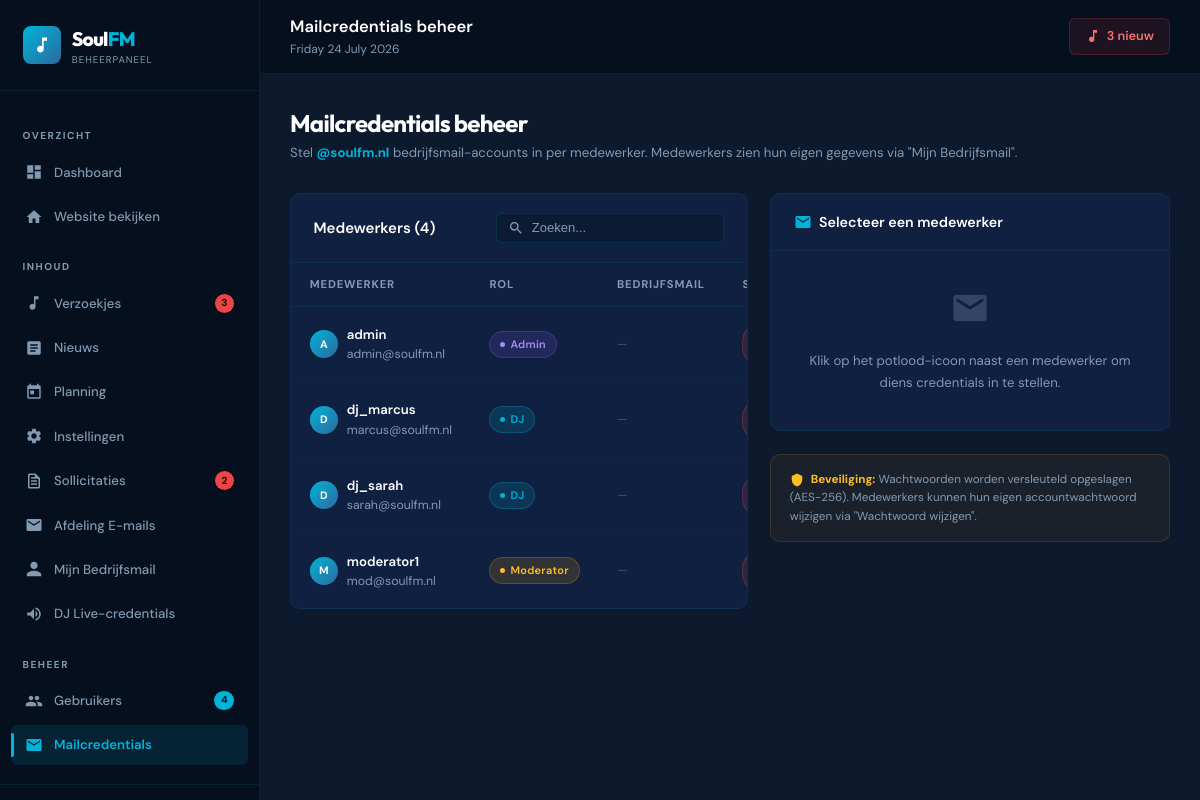
The page /admin/mail-beheer.php (signed in) on the database its author committed.
### tables this page shows
CREATE TABLE IF NOT EXISTS users (
    id INT AUTO_INCREMENT PRIMARY KEY,
    username VARCHAR(50) NOT NULL UNIQUE,
    email VARCHAR(100) NOT NULL UNIQUE,
    password_hash VARCHAR(255) NOT NULL,
    role ENUM(
        'admin',
        'dj',
        'dj_hoofd',
        'administratie',
        'administratie_hoofd',
        'evenementen',
        'evenementen_hoofd',
        'redactie',
        'redactie_hoofd',
        'content',
        'content_hoofd',
        'marketing',
        'marketing_hoofd',
        'moderator',
        'listener'
    ) NOT NULL DEFAULT 'listener',
    avatar VARCHAR(255) DEFAULT NULL,
    active TINYINT(1) NOT NULL DEFAULT 1,
    created_at DATETIME NOT NULL DEFAULT CURRENT_TIMESTAMP,
    last_login DATETIME DEFAULT NULL
);

### includes/db.php (called while the page is built, shortened)
<?php
$_pdo_instance = null;
function getPDO(): PDO {
    global $_pdo_instance;
    if ($_pdo_instance === null) {
        $dsn = 'mysql:host=' . DB_HOST . ';dbname=' . DB_NAME . ';charset=' . DB_CHARSET;
        $options = [
            PDO::ATTR_ERRMODE            => PDO::ERRMODE_EXCEPTION,
            PDO::ATTR_DEFAULT_FETCH_MODE => PDO::FETCH_ASSOC,
            PDO::ATTR_EMULATE_PREPARES   => false,
        ];
        try {
            $_pdo_instance = new PDO($dsn, DB_USER, DB_PASS, $options);
        } catch (PDOException $e) {
            error_log('Database connection failed: ' . $e->getMessage());
            die('<div style="font-family:sans-serif;padding:2rem;background:#fee;border:1px solid #f00;margin:2rem;border-radius:8px;">
                <h2>Database verbinding mislukt</h2>
                <p>Controleer de database instellingen in includes/config.php</p>
                <p><small>' . htmlspecialchars($e->getMessage()) . '</small></p>
            </div>');
        }
    }
    return $_pdo_instance;
}

### includes/functions.php (called while the page is built, shortened)
<?php
require_once __DIR__ . '/db.php';
function getAllUsersWithMailStatus(): array {
    try {
        return getPDO()->query('
            SELECT u.id, u.username, u.email, u.role, u.active,
                   mc.mail_address,
                   mc.updated_at AS mail_updated_at,
                   IF(mc.id IS NOT NULL, 1, 0) AS has_mail_creds
            FROM users u
            LEFT JOIN user_mail_credentials mc ON mc.user_id = u.id
            WHERE u.role != "listener"
            ORDER BY u.role, u.username
        ')->fetchAll();
    } catch (PDOException $e) {
        return [];
    }
}

### includes/auth.php (called while the page is built, shortened)
<?php
require_once __DIR__ . '/db.php';
function getAllRoles(): array {
    return [
        'admin'                => ['label' => 'Admin',               'department' => null,            'is_head' => true,  'level' => 100],
        'dj_hoofd'             => ['label' => 'DJ Hoofd',            'department' => 'dj',            'is_head' => true,  'level' => 50],
        'dj'                   => ['label' => 'DJ',                  'department' => 'dj',            'is_head' => false, 'level' => 20],
        'administratie_hoofd'  => ['label' => 'Administratie Hoofd', 'department' => 'administratie', 'is_head' => true,  'level' => 50],
        'administratie'        => ['label' => 'Administratie',       'department' => 'administratie', 'is_head' => false, 'level' => 20],
        'evenementen_hoofd'    => ['label' => 'Evenementen Hoofd',   'department' => 'evenementen',   'is_head' => true,  'level' => 50],
        'evenementen'          => ['label' => 'Evenementen',         'department' => 'evenementen',   'is_head' => false, 'level' => 20],
        'redactie_hoofd'       => ['label' => 'Redactie Hoofd',      'department' => 'redactie',      'is_head' => true,  'level' => 50],
        'redactie'             => ['label' => 'Redactie',            'department' => 'redactie',      'is_head' => false, 'level' => 20],
        'content_hoofd'        => ['label' => 'Content Hoofd',       'department' => 'content',       'is_head' => true,  'level' => 50],
        'content'              => ['label' => 'Content',             'department' => 'content',       'is_head' => false, 'level' => 20],
        'marketing_hoofd'      => ['label' => 'Marketing Hoofd',     'department' => 'marketing',     'is_head' => true,  'level' => 50],
        'marketing'            => ['label' => 'Marketing',           'department' => 'marketing',     'is_head' => false, 'level' => 20],
        'moderator'            => ['label' => 'Moderator',           'department' => null,            'is_head' => false, 'level' => 30],
        'listener'             => ['label' => 'Luisteraar',          'department' => null,            'is_head' => false, 'level' => 1],
    ];
}
function getRoleLabel(string $role): string {
    return getAllRoles()[$role]['label'] ?? ucfirst($role);
}

### admin/mail-beheer.php (the view, shortened to what this page needs)
<?php
require_once __DIR__ . '/../includes/auth.php';
require_once __DIR__ . '/../includes/functions.php';
$csrf       = generateCsrfToken();
$users = getAllUsersWithMailStatus();
$editUserId = (int)($_GET['user'] ?? 0);
$editCreds  = null;
$editUser   = null;
require_once __DIR__ . '/includes/admin-header.php';
?>
<div class="page-header-admin">
  <div>
    <h1>Mailcredentials beheer</h1>
    <p>Stel <strong style="color:var(--accent)">@soulfm.nl</strong> bedrijfsmail-accounts in per medewerker. Medewerkers zien hun eigen gegevens via "Mijn Bedrijfsmail".</p>
  </div>
</div>
<div style="display:grid;grid-template-columns:1fr 400px;gap:1.5rem;align-items:start">
  <div class="table-container">
    <div class="table-header">
      <span class="table-title">Medewerkers (<?= count($users) ?>)</span>
      <div class="search-input">
        <svg viewBox="0 0 24 24"><path d="M15.5 14h-.79l-.28-.27A6.47 6.47 0 0016 9.5 6.5 6.5 0 109.5 16c1.61 0 3.09-.59 4.23-1.57l.27.28v.79l5 4.99L20.49 19l-4.99-5zm-6 0C7.01 14 5 11.99 5 9.5S7.01 5 9.5 5 14 7.01 14 9.5 11.99 14 9.5 14z"/></svg>
        <input type="text" placeholder="Zoeken..." data-search-table="mail-users-table">
      </div>
    </div>
    <div class="table-wrapper">
      <table id="mail-users-table" aria-label="Medewerkers mailcredentials">
        <thead>
          <tr>
            <th>Medewerker</th>
            <th>Rol</th>
            <th>Bedrijfsmail</th>
            <th>Status</th>
          </tr>
        </thead>
        <tbody>
          <?php foreach ($users as $u): ?>
          <tr style="<?= (int)$u['id'] === $editUserId ? 'background:rgba(0,180,216,.07)' : '' ?>">
            <td data-label="Medewerker">
              <div style="display:flex;align-items:center;gap:.6rem">
                <div style="width:28px;height:28px;background:linear-gradient(135deg,var(--accent),#2d6a9f);border-radius:50%;display:flex;align-items:center;justify-content:center;font-weight:700;font-size:.72rem;color:white;flex-shrink:0">
                  <?= strtoupper(substr($u['username'], 0, 1)) ?>
                </div>
                <div>
                  <div class="td-primary"><?= htmlspecialchars($u['username']) ?></div>
                  <div class="td-muted"><?= htmlspecialchars($u['email']) ?></div>
                </div>
              </div>
            </td>
            <td data-label="Rol">
              <span class="badge badge-<?= $u['role'] ?>"><?= getRoleLabel($u['role']) ?></span>
            </td>
            <td data-label="Bedrijfsmail" class="td-muted">
              <?= $u['mail_address'] ? htmlspecialchars($u['mail_address']) : '<em style="opacity:.4">—</em>' ?>
            </td>
            <td data-label="Status">
              <?php if ($u['has_mail_creds']): ?>
                <span class="badge badge-active">Ingesteld</span>
              <?php else: ?>
                <span class="badge badge-inactive">Geen account</span>
              <?php endif; ?>
            </td>
          </tr>
          <?php endforeach; ?>
        </tbody>
      </table>
    </div>
  </div>
  <div id="edit-form" style="position:sticky;top:80px">
    <div class="section-card">
      <div class="section-card-header">
        <span class="section-card-title">
          <?php if ($editUser): ?>
            <svg viewBox="0 0 24 24"><path d="M3 17.25V21h3.75L17.81 9.94l-3.75-3.75L3 17.25zM20.71 7.04a1 1 0 000-1.41l-2.34-2.34a1 1 0 00-1.41 0l-1.83 1.83 3.75 3.75 1.83-1.83z"/></svg>
            <?= $editCreds ? 'Bewerken' : 'Instellen' ?>: <?= htmlspecialchars($editUser['username']) ?>
          <?php else: ?>
            <svg viewBox="0 0 24 24"><path d="M20 4H4c-1.1 0-1.99.9-1.99 2L2 18c0 1.1.9 2 2 2h16c1.1 0 2-.9 2-2V6c0-1.1-.9-2-2-2zm0 4l-8 5-8-5V6l8 5 8-5v2z"/></svg>
            Selecteer een medewerker
          <?php endif; ?>
        </span>
      </div>
      <?php if ($editUser): ?>
      <div class="section-card-body">
        <div style="display:flex;align-items:center;gap:.75rem;padding:.75rem;background:rgba(0,0,0,.2);border-radius:8px;margin-bottom:1.5rem">
          <div style="width:38px;height:38px;background:linear-gradient(135deg,var(--accent),#2d6a9f);border-radius:50%;display:flex;align-items:center;justify-content:center;font-weight:700;color:white">
            <?= strtoupper(substr($editUser['username'], 0, 1)) ?>
          </div>
          <div>
            <div style="font-weight:600;color:var(--white)"><?= htmlspecialchars($editUser['username']) ?></div>
            <span class="badge badge-<?= $editUser['role'] ?>" style="font-size:.68rem"><?= getRoleLabel($editUser['role']) ?></span>
          </div>
        </div>
        <form method="POST" action="?user=<?= $editUserId ?>#edit-form" novalidate>
          <input type="hidden" name="csrf_token" value="<?= $csrf ?>">
          <input type="hidden" name="action" value="save">
          <input type="hidden" name="user_id" value="<?= $editUserId ?>">
          <div class="form-group">
            <label class="form-label">Bedrijfsmail adres <span class="req">*</span></label>
            <input type="email" name="mail_address" class="form-control"
              value="<?= htmlspecialchars($editCreds['mail_address'] ?? strtolower(preg_replace('/[^a-z0-9]/i', '.', $editUser['username'])) . '@soulfm.nl') ?>"
              placeholder="naam@soulfm.nl" required maxlength="150">
          </div>
          <div class="form-group">
            <label class="form-label">
              Wachtwoord
              <?php if ($editCreds): ?>
                <span style="font-weight:400;color:var(--text-dim)">(leeg laten = ongewijzigd)</span>
              <?php else: ?>
                <span class="req">*</span>
              <?php endif; ?>
            </label>
            <div style="position:relative">
              <input type="password" name="mail_password" id="admin-pw-input" class="form-control"
                placeholder="<?= $editCreds ? '••••••••••' : 'Nieuw wachtwoord' ?>"
                <?= $editCreds ? '' : 'required' ?> autocomplete="new-password"
                style="padding-right:3rem">
              <button type="button" onclick="toggleAdminPw()" style="position:absolute;right:.75rem;top:50%;transform:translateY(-50%);background:none;border:none;cursor:pointer;color:var(--text-dim);padding:0">
                <svg viewBox="0 0 24 24" style="width:16px;height:16px;fill:currentColor"><path d="M12 4.5C7 4.5 2.73 7.61 1 12c1.73 4.39 6 7.5 11 7.5s9.27-3.11 11-7.5c-1.73-4.39-6-7.5-11-7.5zM12 17c-2.76 0-5-2.24-5-5s2.24-5 5-5 5 2.24 5 5-2.24 5-5 5zm0-8c-1.66 0-3 1.34-3 3s1.34 3 3 3 3-1.34 3-3-1.34-3-3-3z"/></svg>
              </button>
            </div>
          </div>
          <details style="margin-bottom:1.25rem">
            <summary style="cursor:pointer;font-size:.8rem;font-weight:600;color:var(--text-dim);text-transform:uppercase;letter-spacing:.5px;padding:.4rem 0;list-style:none;display:flex;align-items:center;gap:.4rem">
              <svg viewBox="0 0 24 24" style="width:14px;height:14px;fill:currentColor"><path d="M7 10l5 5 5-5z"/></svg>
              Serverinstellingen
            </summary>
            <div style="margin-top:1rem;display:grid;gap:.75rem">
              <div style="display:grid;grid-template-columns:1fr auto;gap:.75rem;align-items:end">
                <div class="form-group" style="margin:0">
                  <label class="form-label">IMAP-server</label>
                  <input type="text" name="imap_server" class="form-control"
                    value="<?= htmlspecialchars($editCreds['imap_server'] ?? 'mail.soulfm.nl') ?>" placeholder="mail.soulfm.nl">
                </div>
                <div class="form-group" style="margin:0;width:80px">
                  <label class="form-label">Poort</label>
                  <input type="number" name="imap_port" class="form-control"
                    value="<?= htmlspecialchars((string)($editCreds['imap_port'] ?? 993)) ?>" min="1" max="65535">
                </div>
              </div>
              <div style="display:grid;grid-template-columns:1fr auto;gap:.75rem;align-items:end">
                <div class="form-group" style="margin:0">
                  <label class="form-label">SMTP-server</label>
                  <input type="text" name="smtp_server" class="form-control"
                    value="<?= htmlspecialchars($editCreds['smtp_server'] ?? 'mail.soulfm.nl') ?>" placeholder="mail.soulfm.nl">
                </div>
                <div class="form-group" style="margin:0;width:80px">
                  <label class="form-label">Poort</label>
                  <input type="number" name="smtp_port" class="form-control"
                    value="<?= htmlspecialchars((string)($editCreds['smtp_port'] ?? 587)) ?>" min="1" max="65535">
                </div>
              </div>
            </div>
          </details>
          <div class="form-group">
            <label class="form-label">Extra notities voor medewerker</label>
            <textarea name="extra_notes" class="form-control" rows="3"
              placeholder="Bijv. contactpersoon bij problemen, webmail URL..."><?= htmlspecialchars($editCreds['extra_notes'] ?? '') ?></textarea>
            <div class="form-hint">Zichtbaar voor de medewerker op zijn eigen pagina.</div>
          </div>
          <div style="display:flex;gap:.75rem">
            <button type="submit" class="btn btn-primary" style="flex:1;justify-content:center">
              <svg viewBox="0 0 24 24"><path d="M17 3H5c-1.11 0-2 .9-2 2v14c0 1.1.89 2 2 2h14c1.1 0 2-.9 2-2V7l-4-4zm-5 16c-1.66 0-3-1.34-3-3s1.34-3 3-3 3 1.34 3 3-1.34 3-3 3zm3-10H5V5h10v4z"/></svg>
              Opslaan
            </button>
            <a href="mail-beheer.php" class="btn btn-ghost">Annuleren</a>
          </div>
        </form>
      </div>
      <?php else: ?>
      <div style="padding:2.5rem;text-align:center;color:var(--text-dim)">
        <svg viewBox="0 0 24 24" style="width:40px;height:40px;fill:currentColor;margin:0 auto 1rem;opacity:.3"><path d="M20 4H4c-1.1 0-1.99.9-1.99 2L2 18c0 1.1.9 2 2 2h16c1.1 0 2-.9 2-2V6c0-1.1-.9-2-2-2zm0 4l-8 5-8-5V6l8 5 8-5v2z"/></svg>
        <p style="font-size:.88rem">Klik op het potlood-icoon naast een medewerker om diens credentials in te stellen.</p>
      </div>
      <?php endif; ?>
    </div>
    <div style="margin-top:1rem;padding:1rem 1.25rem;background:rgba(245,158,11,.06);border:1px solid rgba(245,158,11,.15);border-radius:10px;font-size:.78rem;color:var(--text-dim)">
      <svg viewBox="0 0 24 24" style="width:14px;height:14px;fill:#fbbf24;display:inline;vertical-align:middle;margin-right:4px"><path d="M12 1L3 5v6c0 5.55 3.84 10.74 9 12 5.16-1.26 9-6.45 9-12V5l-9-4z"/></svg>
      <strong style="color:#fbbf24">Beveiliging:</strong> Wachtwoorden worden versleuteld opgeslagen (AES-256). Medewerkers kunnen hun eigen accountwachtwoord wijzigen via "Wachtwoord wijzigen".
    </div>
  </div>
</div>
<?php require_once __DIR__ . '/includes/admin-footer.php'; ?>

### rows shown on the page
users: username "A", username "admin", email "admin@soulfm.nl", role "Admin"
users: username "D", username "dj_marcus", email "marcus@soulfm.nl", role "DJ"
users: username "D", username "dj_sarah", email "sarah@soulfm.nl", role "DJ"
users: username "M", username "moderator1", email "mod@soulfm.nl", role "Moderator"

### other values the page prints
$pendingCount "3"
$newApps "2"
getUserCount() "4"
$pageTitle "Mailcredentials beheer"
count($users) "4"
